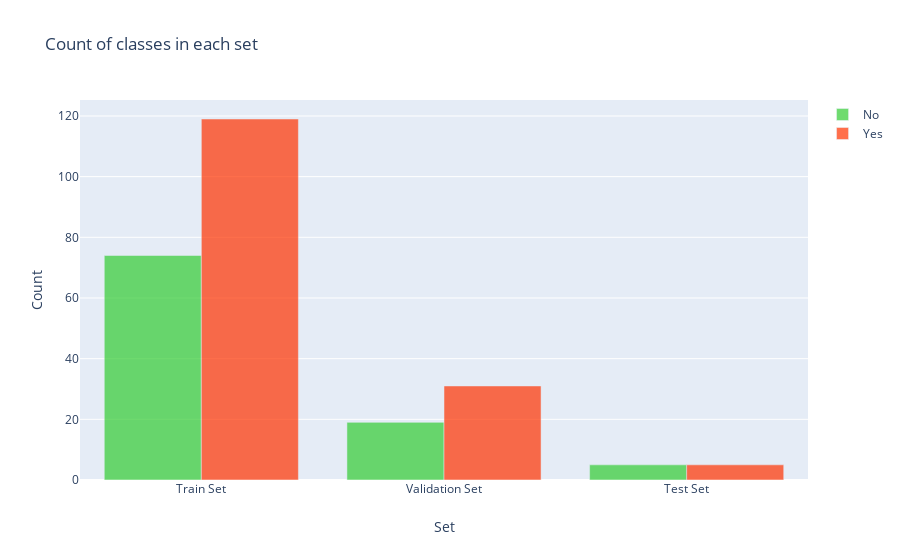

The notebook cell this image was saved under:
### Markdown cell above
Let's take a look at the distribution of classes among sets:

### Code cell
y = dict()
y[0] = []
y[1] = []
for set_name in (y_train, y_val, y_test):
    y[0].append(np.sum(set_name == 0))
    y[1].append(np.sum(set_name == 1))

trace0 = go.Bar(
    x=['Train Set', 'Validation Set', 'Test Set'],
    y=y[0],
    name='No',
    marker=dict(color='#33cc33'),
    opacity=0.7
)
trace1 = go.Bar(
    x=['Train Set', 'Validation Set', 'Test Set'],
    y=y[1],
    name='Yes',
    marker=dict(color='#ff3300'),
    opacity=0.7
)
data = [trace0, trace1]
layout = go.Layout(
    title='Count of classes in each set',
    xaxis={'title': 'Set'},
    yaxis={'title': 'Count'}
)
fig = go.Figure(data, layout)
iplot(fig)

### Figure 1 — Plotly figure (JSON) as saved in the notebook; plotly's stock layout.template omitted (floating-point values rounded to 4 significant figures)
{"data": [{"marker": {"color": "#33cc33"}, "name": "No", "opacity": 0.7, "type": "bar", "x": ["Train Set", "Validation Set", "Test Set"], "y": [74, 19, 5]}, {"marker": {"color": "#ff3300"}, "name": "Yes", "opacity": 0.7, "type": "bar", "x": ["Train Set", "Validation Set", "Test Set"], "y": [119, 31, 5]}], "layout": {"title": {"text": "Count of classes in each set"}, "xaxis": {"title": {"text": "Set"}, "type": "category", "range": [-0.5, 2.5], "autorange": true}, "yaxis": {"title": {"text": "Count"}, "type": "linear", "range": [0, 125.3], "autorange": true}, "autosize": true}}
